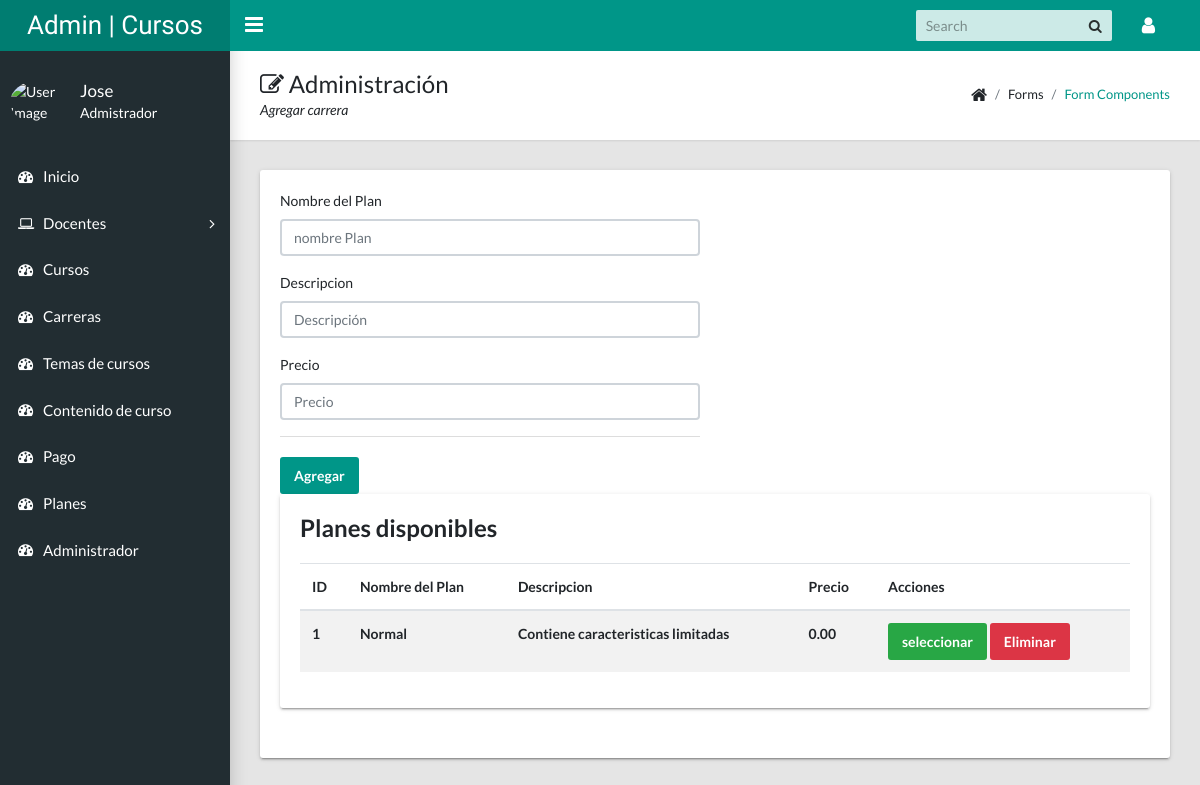
Page /admin/vistaPlan.php (signed in) on the earlier database version.
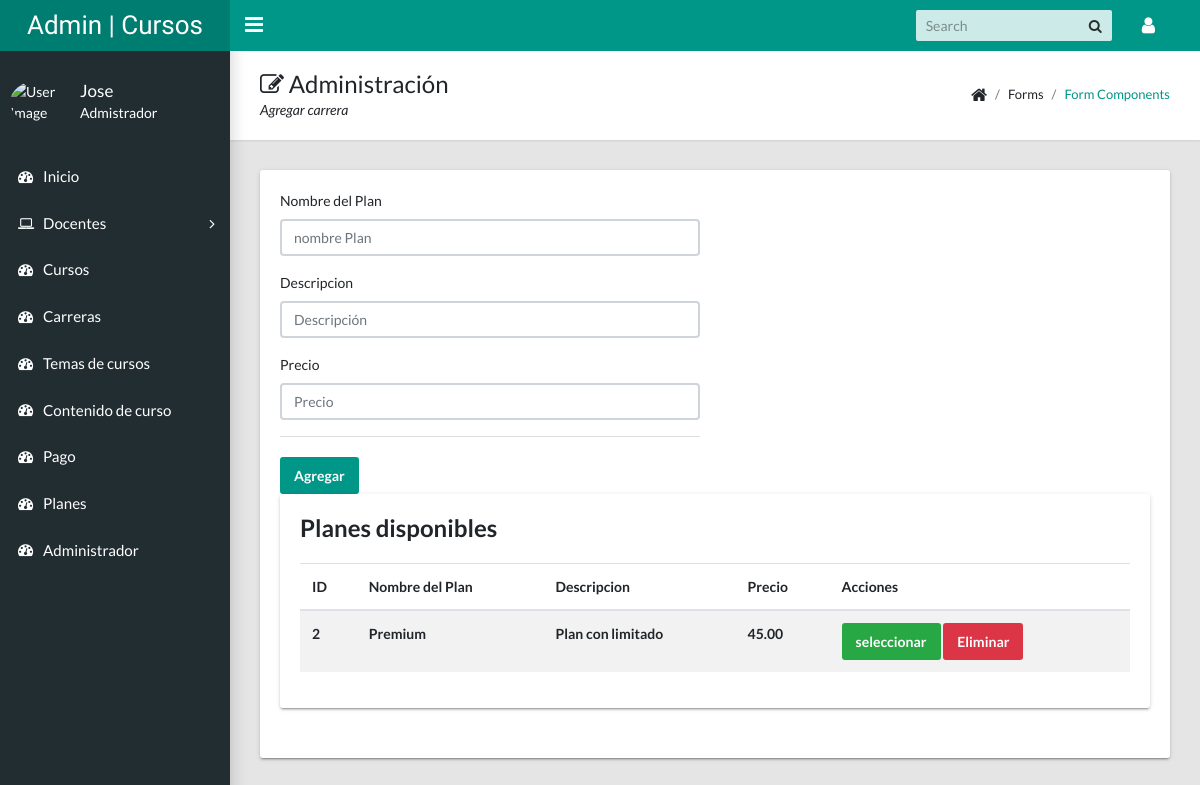
Same page on the later database version.
### tables this page shows
CREATE TABLE `plan` (
  `Id` int(11) NOT NULL,
  `Tipo_Plan` varchar(50) NOT NULL,
  `Descripcion` varchar(50) NOT NULL,
  `Precio` decimal(20,2) NOT NULL
);

### admin/modulos/plan.php (called while the page is built, shortened)
<?php
include_once "../config/conexion.php";
$nombrePlan = isset($_POST['nombrePlan']) ? $_POST['nombrePlan'] : "";
$descripcion = isset($_POST['descripcion']) ? $_POST['descripcion'] : "";
$precio = isset($_POST['precio']) ? $_POST['precio'] : "";
$sqlmostrar = "select * from plan";
$sql = $pdo->prepare($sqlmostrar);
$sql->execute();
$sqlDatos = $sql->fetchAll(PDO::FETCH_ASSOC);
?>

### admin/vistaPlan.php (the view, shortened to what this page needs)
<?php include_once "templates/header.php";   ?>
<?php include_once "templates/sidebar.php";   ?>
<?php include_once "modulos/plan.php";   ?>
<main class="app-content">
    <div class="app-title">
        <div>
            <h1><i class="fa fa-edit"></i> Administración</h1>
            <p>Agregar carrera</p>
        </div>
        <ul class="app-breadcrumb breadcrumb">
            <li class="breadcrumb-item"><i class="fa fa-home fa-lg"></i></li>
            <li class="breadcrumb-item">Forms</li>
            <li class="breadcrumb-item"><a href="#">Form Components</a></li>
        </ul>
    </div>
    <div class="row">
        <div class="col-md-12">
            <div class="tile">
                <div class="row">
                    <div class="col-lg-6">
                        <form action="" method="POST" enctype="multipart/form-data">
                            <div class="form-group">
                                <label for="nombrePlan">Nombre del Plan</label>
                                <input name="nombrePlan" class="form-control" id="nombrePlan" type="text" placeholder="nombre Plan" value="<?php echo $nombrePlan ?>">
                            </div>
                            <div class="form-group">
                                <label for="Descripcion">Descripcion</label>
                                <input name="descripcion" class="form-control" id="Descripcion" type="text" placeholder="Descripción" value="<?php echo $descripcion ?>">
                            </div>
                            <div class="form-group">
                                <label for="Precio">Precio</label>
                                <input name="precio" class="form-control" id="Precio" type="number" placeholder="Precio" value="<?php echo $precio ?>">
                            </div>
                            <div class="tile-footer">
                                <?php if (isset($_POST['seleccionar'])) { ?>
                                <input name="accion" value="Actualizar" class="btn btn-primary" type="submit">
                                <?php }else{ ?>
                                <input name="accion" value="Agregar" class="btn btn-primary" type="submit">
                                <?php } ?>
                            </div>
                        </form>
                    </div>
                    <div class="col-md-12">
                        <div class="tile">
                            <h3 class="tile-title">Planes disponibles</h3>
                            <div class="table-responsive">
                                <table class="table table-striped">
                                    <thead>
                                        <tr>
                                            <th>ID</th>
                                            <th>Nombre del Plan</th>
                                            <th>Descripcion</th>
                                            <th>Precio</th>
                                            <th>Acciones</th>
                                        </tr>
                                    </thead>
                                    <tbody>
                                        <?php foreach ($sqlDatos as $data) : ?>
                                        <tr>
                                            <th><?php echo $data['Id'] ?></th>
                                            <th><?php echo $data['Tipo_Plan'] ?></th>
                                            <th><?php echo $data['Descripcion'] ?></th>
                                            <th><?php echo $data['Precio'] ?></th>
                                            <th>
                                                <form action="" method="POST" enctype="multipart/form-data">
                                                    <input class="btn btn-success" type="submit" name="seleccionar" value="seleccionar">
                                                    <button class="btn btn-danger" type="submit" name="accion" value="Eliminar">Eliminar</button>
                                                </form>
                                            </th>
                                        </tr>
                                        <?php endforeach ?>
                                    </tbody>
                                </table>
                            </div>
                        </div>
                    </div>
                </div>
            </div>
        </div>
    </div>
</main>
<?php include_once "templates/footer.php"; ?>

### admin/templates/header.php (shortened to what this page needs)
<!DOCTYPE html>
<html lang="es">
    <head>
        <link rel="stylesheet" type="text/css" href="./recursos/css/main.css">
        <link rel="stylesheet" type="text/css" href="https://maxcdn.bootstrapcdn.com/font-awesome/4.7.0/css/font-awesome.min.css">
    </head>
    <body class="app sidebar-mini">
        <header class="app-header"><a class="app-header__logo" href="index.html">Admin | Cursos</a>
            <a class="app-sidebar__toggle" href="#" data-toggle="sidebar" aria-label="Hide Sidebar"></a>
            <ul class="app-nav">
                <li class="app-search">
                    <input class="app-search__input" type="search" placeholder="Search">
                    <button class="app-search__button"><i class="fa fa-search"></i></button>
                </li>
                <li class="dropdown"><a class="app-nav__item" href="#" data-toggle="dropdown" aria-label="Open Profile Menu"><i class="fa fa-user fa-lg"></i></a>
                </li>
            </ul>
        </header>

### admin/templates/sidebar.php (shortened to what this page needs)
<aside class="app-sidebar">
    <div class="app-sidebar__user"><img style="width: 55px" class="app-sidebar__user-avatar" src="./recursos/images/fotoDocente/<?php echo $_SESSION['admin']['Foto']; ?>" alt="User Image">
        <div>
            <p class="app-sidebar__user-name"><?php if(isset($_SESSION['admin'])) { ?>
                <?php echo $_SESSION['admin']['Nombres']; ?>
                <?php }else{ ?>
                <?php echo $_SESSION['adminPrincipal']['Nombres']; ?>
                <?php } ?>
            </p>
            <p class="app-sidebar__user-designation">Admistrador</p>
        </div>
    </div>
    <ul class="app-menu">
        <li><a class="app-menu__item" href="home.php"><i class="app-menu__icon fa fa-dashboard"></i><span class="app-menu__label">Inicio</span></a>
        </li>
        <?php if (isset($_SESSION['adminPrincipal'])) : ?>
        <li class="treeview"><a class="app-menu__item" href="#" data-toggle="treeview"><i class="app-menu__icon fa fa-laptop"></i><span class="app-menu__label">Docentes</span><i class="treeview-indicator fa fa-angle-right"></i></a>
        </li>
        <?php endif ?>
        <li><a class="app-menu__item" href="vistaCurso.php"><i class="app-menu__icon fa fa-dashboard"></i><span class="app-menu__label">Cursos</span></a>
        </li>
        <li><a class="app-menu__item" href="vistaCarrera.php"><i class="app-menu__icon fa fa-dashboard"></i><span class="app-menu__label">Carreras</span></a>
        </li>
        <li><a class="app-menu__item" href="vistaTema.php"><i class="app-menu__icon fa fa-dashboard"></i><span class="app-menu__label">Temas de cursos</span></a>
        </li>
        <li><a class="app-menu__item" href="vistaAgregarContenido.php"><i class="app-menu__icon fa fa-dashboard"></i><span class="app-menu__label">Contenido de curso</span></a>
        </li>
        <li><a class="app-menu__item" href="#"><i class="app-menu__icon fa fa-dashboard"></i><span class="app-menu__label">Pago</span></a>
        </li>
        <li><a class="app-menu__item" href="vistaPlan.php"><i class="app-menu__icon fa fa-dashboard"></i><span class="app-menu__label">Planes</span></a>
        </li>
        <li><a class="app-menu__item" href="#"><i class="app-menu__icon fa fa-dashboard"></i><span class="app-menu__label">Administrador</span></a>
        </li>
    </ul>
</aside>

### admin/templates/footer.php (shortened to what this page needs)
</body>
</html>

Differences in the rows shown:
removed plan: Id "1", Tipo_Plan "Normal", Descripcion "Contiene caracteristicas limitadas", Precio "0.00"
added plan: Id "2", Tipo_Plan "Premium", Descripcion "Plan con limitado", Precio "45.00"
